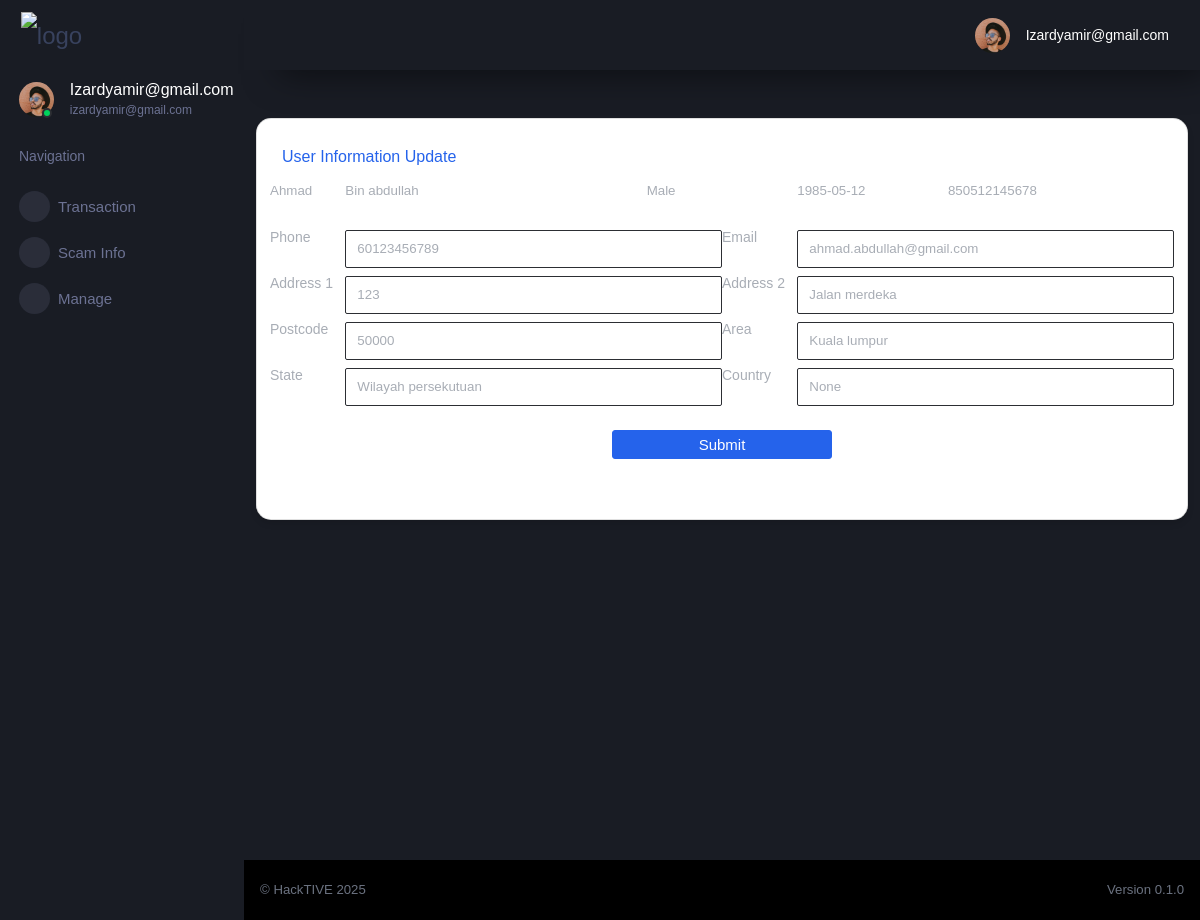
The page /auth/2/admin_update (signed in) on the database its author committed.
### tables this page shows
CREATE TABLE "cif" (
	"id"	INTEGER UNIQUE,
	"username"	TEXT NOT NULL UNIQUE,
	"password"	TEXT,
	"firstname"	TEXT,
	"lastname"	TEXT,
	"gender"	TEXT,
	"dob"	TEXT,
	"ic"	INTEGER UNIQUE,
	"phone"	INTEGER,
	"email"	TEXT UNIQUE,
	"address1"	NUMERIC,
	"address2"	TEXT,
	"postcode"	TEXT,
	"area"	TEXT,
	"state"	TEXT,
	"country"	TEXT,
	"productID"	INTEGER,
	"productNAME"	TEXT,
	"accountID"	INTEGER,
	PRIMARY KEY("id" AUTOINCREMENT)
);

### flaskr/auth.py (the view, shortened to what this page needs)
@bp.route('/<int:id>/admin_update', methods=('GET', 'POST'))
def admin_update(id):
    if g.user['username']=='izardyamir@gmail.com':
        db = get_db()
        users = db.execute(
            'SELECT * FROM cif WHERE id = ?',
            (id,)
        ).fetchone()
    return render_template('auth/admin-update.html', users=users)

### flaskr/auth.py (called while the page is built)
@bp.before_app_request
def load_logged_in_user():
    user_id = session.get('user_id')
    if user_id is None:
        g.user = None
    else:
        g.user = get_db().execute(
            'SELECT * FROM cif WHERE id = ?', (user_id,)
        ).fetchone()

### flaskr/db.py (called while the page is built)
def get_db():
    if 'db' not in g:
        g.db = sqlite3.connect(
            current_app.config['DATABASE'],
            detect_types=sqlite3.PARSE_DECLTYPES
        )
        g.db.row_factory = sqlite3.Row
    return g.db

### flaskr/templates/auth/admin-update.html (shortened to what this page needs)
{% extends "/layouts/base.html" %}
{% block content %}
<div class="container aligned-middle mt-5 overflow-auto"  scrolling="yes" frameborder="0" style=" width: 100%; height: calc(101vh - 66px)">
  <div class="row">
    <div class="col-md-12 mb-4">
      <div class="card">
        <div class="card-body">
          <h5 class="card-title text-primary">User Information Update</h5>
          <div class="table-responsive-sm">
            <form action="" method="post">
              <div class="row">
                <div class="col-sm-1">
                  <div class="form-group row mb-0">
                    <label style="font-size: smaller; color: #a8adb5; text-align: right">{{ request.form['firstname'] or users['firstname'] }}</label>
                  </div>
                </div>
                <div class="col-sm-1">
                  <div class="form-group row mb-0">
                    <label style="font-size: smaller; color: #a8adb5; text-align: right">{{ request.form['lastname'] or users['lastname'] }}</label>
                  </div>
                </div>
                <div class="col-sm-1">
                  <div class="form-group row mb-0">
                  </div>
                </div>
                <div class="col-sm-1">
                  <div class="form-group row mb-0">
                  </div>
                </div>
                <div class="col-sm-1">
                  <div class="form-group row mb-0">
                  </div>
                </div>
                <div class="col-sm-1">
                  <div class="form-group row mb-0">
                    <label style="font-size: smaller; color: #a8adb5">{{ request.form['gender'] or users['gender'] }}</label>
                  </div>
                </div>
                <div class="col-sm-1">
                  <div class="form-group row mb-0">
                  </div>
                </div>
                <div class="col-sm-1">
                  <div class="form-group row mb-0">
                    <label style="font-size: smaller; color: #a8adb5">{{ request.form['dob'] or users['dob'] }}</label>
                  </div>
                </div>
                <div class="col-sm-1">
                  <div class="form-group row mb-0">
                  </div>
                </div>
                <div class="col-sm-3">
                  <div class="form-group row mb-0">
                    <label style="font-size: smaller; color: #a8adb5">{{ request.form['ic'] or users['ic'] }}</label>
                  </div>
                </div>
              </div>
              <div class="row">
                <div class="col-sm-1 mt-4">
                  <div class="form-group row mb-0">
                    <label for="phone" style="color: #a8adb5">Phone</label>
                  </div>
                </div>
                <div class="col-sm-5 mt-4">
                  <div class="form-group row mb-0">
                    <input name="phone" id="phone" type="tel" class="form-control bg-white" style="font-size: smaller; color: #a8adb5" value="{{ request.form['phone'] or users['phone'] }}" required>
                  </div>
                </div>
                <div class="col-sm-1 mt-4">
                  <div class="form-group row mb-0">
                    <label for="email" style="color: #a8adb5">Email</label>
                  </div>
                </div>
                <div class="col-sm-5 mt-4">
                  <div class="form-group row mb-0">
                    <input name="email" id="email" type="email" class="form-control bg-white" style="font-size: smaller; color: #a8adb5" value="{{ request.form['email'] or users['email'] }}" required>
                  </div>
                </div>
              </div>
              <div class="row">
                <div class="col-sm-1 mt-2">
                  <div class="form-group row mb-0">
                    <label for="address1" style="color: #a8adb5">Address 1</label><br>
                  </div>
                </div>
                <div class="col-sm-5 mt-2">
                  <div class="form-group row mb-0">
                    <input name="address1" id="address1" type="text" class="form-control bg-white" style="font-size: smaller; color: #a8adb5" value="{{ request.form['address1'] or users['address1'] }}" required>
                  </div>
                </div>
                <div class="col-sm-1 mt-2">
                  <div class="form-group row mb-0">
                    <label for="address2" style="color: #a8adb5">Address 2</label><br>
                  </div>
                </div>
                <div class="col-sm-5 mt-2">
                  <div class="form-group row mb-0">
                    <input name="address2" id="address2" type="text" class="form-control bg-white" style="font-size: smaller; color: #a8adb5" value="{{ request.form['address2'] or users['address2'] }}" required>
                  </div>
                </div>
              </div>
              <div class="row">
                <div class="col-sm-1 mt-2">
                  <div class="form-group row mb-0">
                    <label for="postcode" style="color: #a8adb5">Postcode</label><br>
                  </div>
                </div>
                <div class="col-sm-5 mt-2">
                  <div class="form-group row mb-0">
                    <input name="postcode" id="postcode" type="number" class="form-control bg-white" style="font-size: smaller; color: #a8adb5" value="{{ request.form['postcode'] or users['postcode'] }}" required>
                  </div>
                </div>
                <div class="col-sm-1 mt-2">
                  <div class="form-group row mb-0">
                    <label for="area" style="color: #a8adb5">Area</label><br>
                  </div>
                </div>
                <div class="col-sm-5 mt-2">
                  <div class="form-group row mb-0">
                    <input name="area" id="area" type="text" class="form-control bg-white" style="font-size: smaller; color: #a8adb5" value="{{ request.form['area'] or users['area'] }}" required>
                  </div>
                </div>
              </div>
              <div class="row">
                <div class="col-sm-1 mt-2">
                  <div class="form-group row mb-0">
                    <label class="mb-3" for="state" style="color: #a8adb5">State</label><br>
                  </div>
                </div>
                <div class="col-sm-5 mt-2">
                  <div class="form-group row mb-0">
                    <input name="state" id="state" type="text" class="form-control bg-white" style="font-size: smaller; color: #a8adb5" value="{{ request.form['state'] or users['state'] }}" required>
                  </div>
                </div>
                <div class="col-sm-1 mt-2">
                  <div class="form-group row mb-0">
                    <label class="mb-3" for="country" style="color: #a8adb5">Country</label><br>
                  </div>
                </div>
                <div class="col-sm-5 mt-2">
                  <div class="form-group row mb-0">
                    <input name="country" id="country" type="text" class="form-control bg-white" style="font-size: smaller; color: #a8adb5" value="{{ request.form['country'] or users['country'] }}" required>
                  </div>
                </div>
              </div>
                <div class="text-center mt-4">
                  <button type="submit" class="btn btn-primary w-25">Submit</button>
                </div>
            </form>
          </div>
        </div>
      </div>
    </div>
  </div>
</div>
{% endblock %}

### flaskr/templates/includes/sidebar.html (shortened to what this page needs)
<nav class="sidebar sidebar-offcanvas" id="sidebar">
    <div class="sidebar-brand-wrapper d-none d-lg-flex align-items-center justify-content-center fixed-top">
      <a class="sidebar-brand brand-logo" href="index.html"><img src="/static/img/P1.svg" style="width:20%;height:20%" alt="logo" /></a>
    </div>
    <ul class="nav">
      <li class="nav-item profile">
        <div class="profile-desc">
          <div class="profile-pic">
            <div class="count-indicator">
              <img class="img-xs rounded-circle " src="/static/img/faces/face15.jpg" alt="">
              <span class="count bg-success"></span>
            </div>
            <div class="profile-name">
              <h5 class="mb-0 font-weight-normal">
                {{ (g.user['username']).capitalize() }}
              </h5>
              <span>
                {{ g.user['username'] }}
              </span>
            </div>
          </div>
        </div>
      </li>
      <li class="nav-item nav-category">
        <span class="nav-link">Navigation</span>
      </li>
      <li class="nav-item menu-items">
        <a class="nav-link" data-toggle="collapse" href="#transaction" aria-expanded="false" aria-controls="transaction">
          <span class="menu-icon">
          </span>
          <span class="menu-title">Transaction</span>
          <i class="menu-arrow"></i>
        </a>
      </li>
      <li class="nav-item menu-items">
        <a class="nav-link" data-toggle="collapse" href="#scam-info" aria-expanded="false" aria-controls="scam-info">
          <span class="menu-icon">
          </span>
          <span class="menu-title">Scam Info</span>
          <i class="menu-arrow"></i>
        </a>
      </li>
      <li class="nav-item menu-items">
        <a class="nav-link" data-toggle="collapse" href="#manage" aria-expanded="false" aria-controls="manage">
          <span class="menu-icon">
          </span>
          <span class="menu-title">Manage</span>
          <i class="menu-arrow"></i>
        </a>
      </li>
    </ul>
  </nav>

### flaskr/templates/includes/navigation.html (shortened to what this page needs)
<nav class="navbar p-0 fixed-top d-flex flex-row">
    <div class="navbar-menu-wrapper flex-grow d-flex align-items-stretch">
      <button class="navbar-toggler navbar-toggler align-self-center" type="button" data-toggle="minimize">
      </button>
      <ul class="navbar-nav navbar-nav-right">
        <li class="nav-item dropdown">
          <a class="nav-link" id="profileDropdown" href="#" data-toggle="dropdown">
            <div class="navbar-profile">
              <img class="img-xs rounded-circle" src="/static/img/faces/face15.jpg" alt="">
              <p class="mb-0 d-none d-sm-block navbar-profile-name">
                {{ (g.user['username']).capitalize() }}
              </p>
            </div>
          </a>
        </li>
      </ul>
    </div>
  </nav>

### flaskr/templates/auth/admin-update.html (style rules this page uses)
.card-body { height: 400px; }
.card { border-radius: 15px; box-shadow: 0 4px 6px rgba(0, 0, 0, 0.1); transition: transform 0.2s ease; background: white; }
.card-body { padding: 1.5rem; }
.text-primary { color: #2563eb !important; }
.btn-primary { background-color: #2563eb; border-color: #2563eb; }

### rows shown on the page
cif: username "Izardyamir@gmail.com", user.username "izardyamir@gmail.com"
cif: firstname "Ahmad", lastname "Bin abdullah", gender "Male", dob "1985-05-12", ic "850512145678", phone "60123456789", email "ahmad.abdullah@gmail.com", address1 "123", address2 "Jalan merdeka", postcode "50000", area "Kuala lumpur", state "Wilayah persekutuan"
